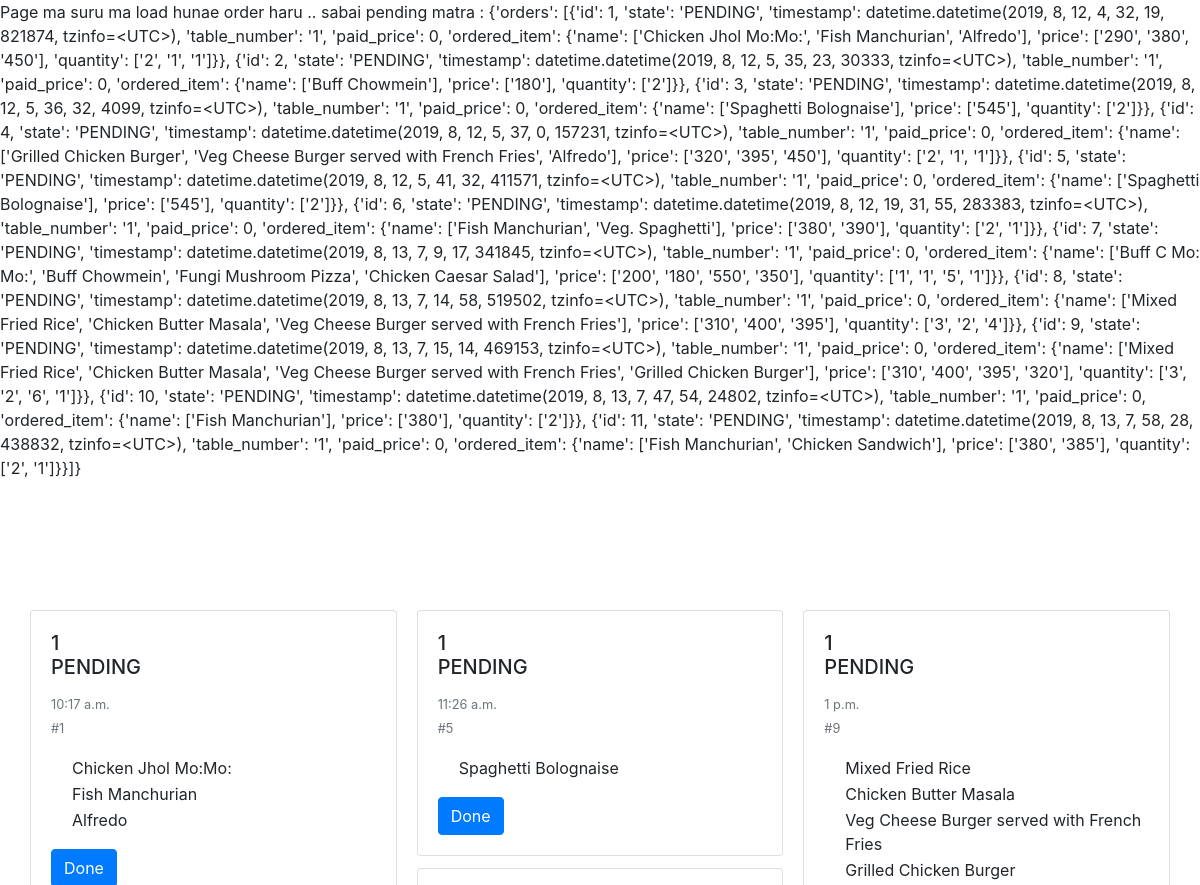
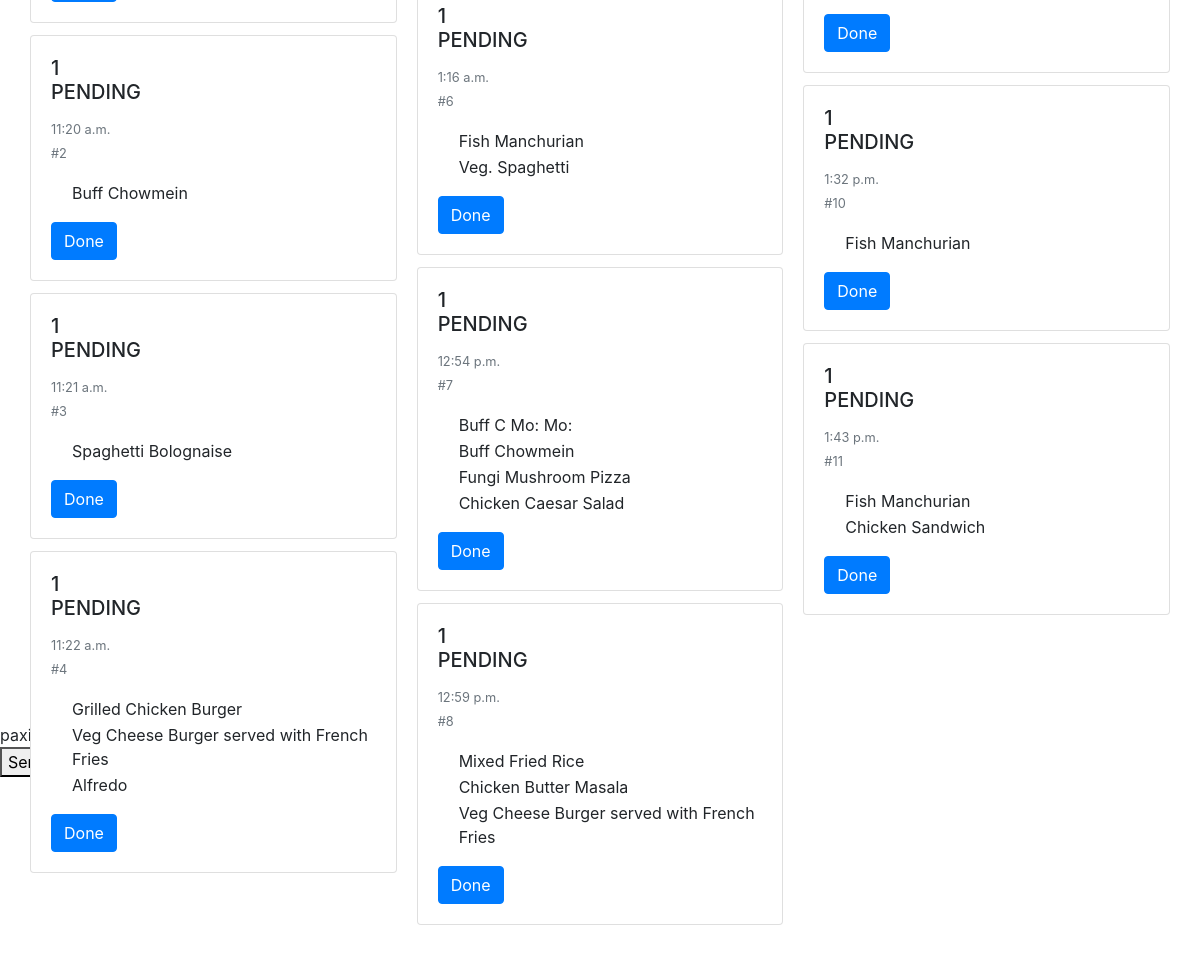
Page /reception/ on the earlier database version (2 pictures, top to bottom).
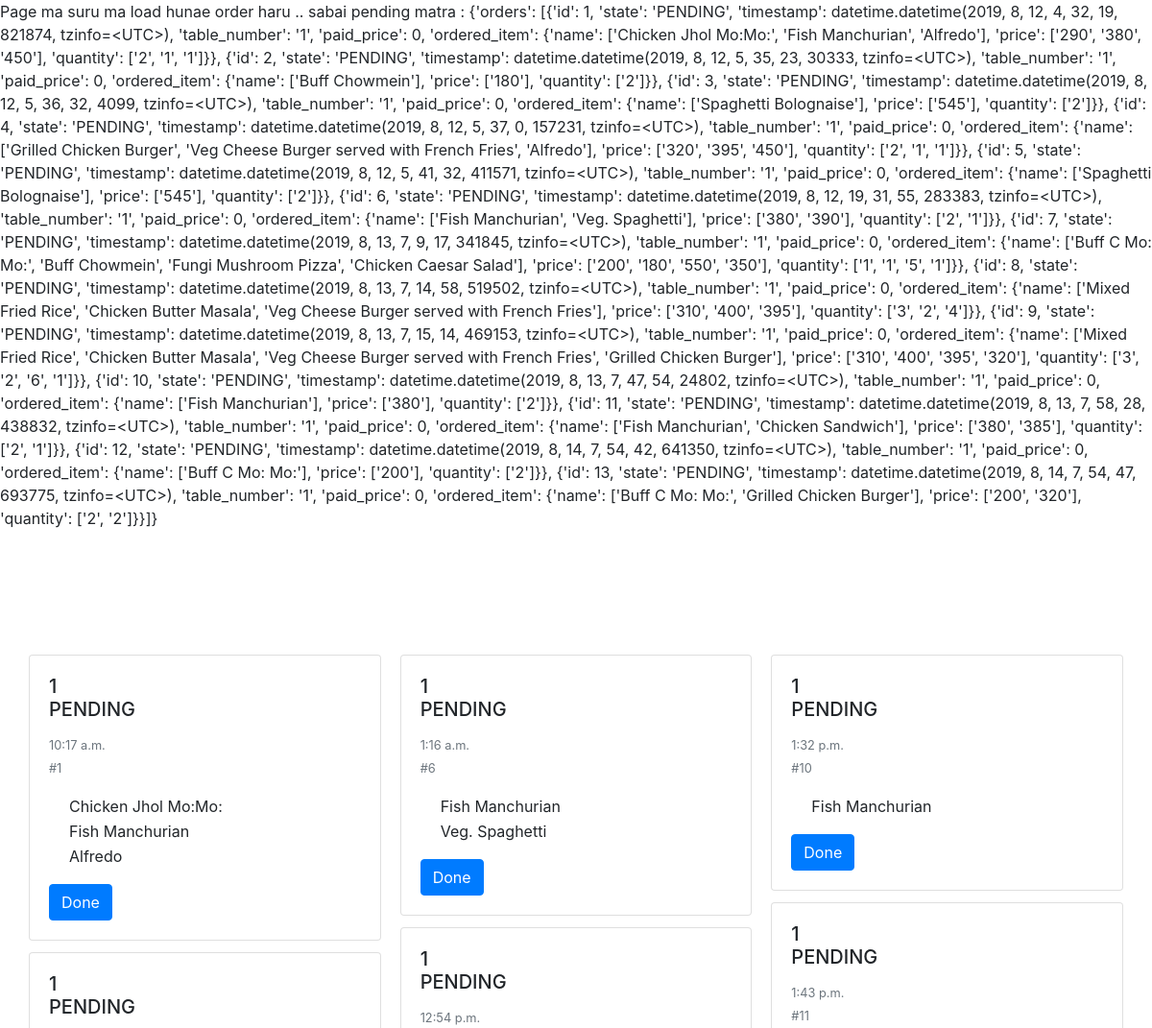
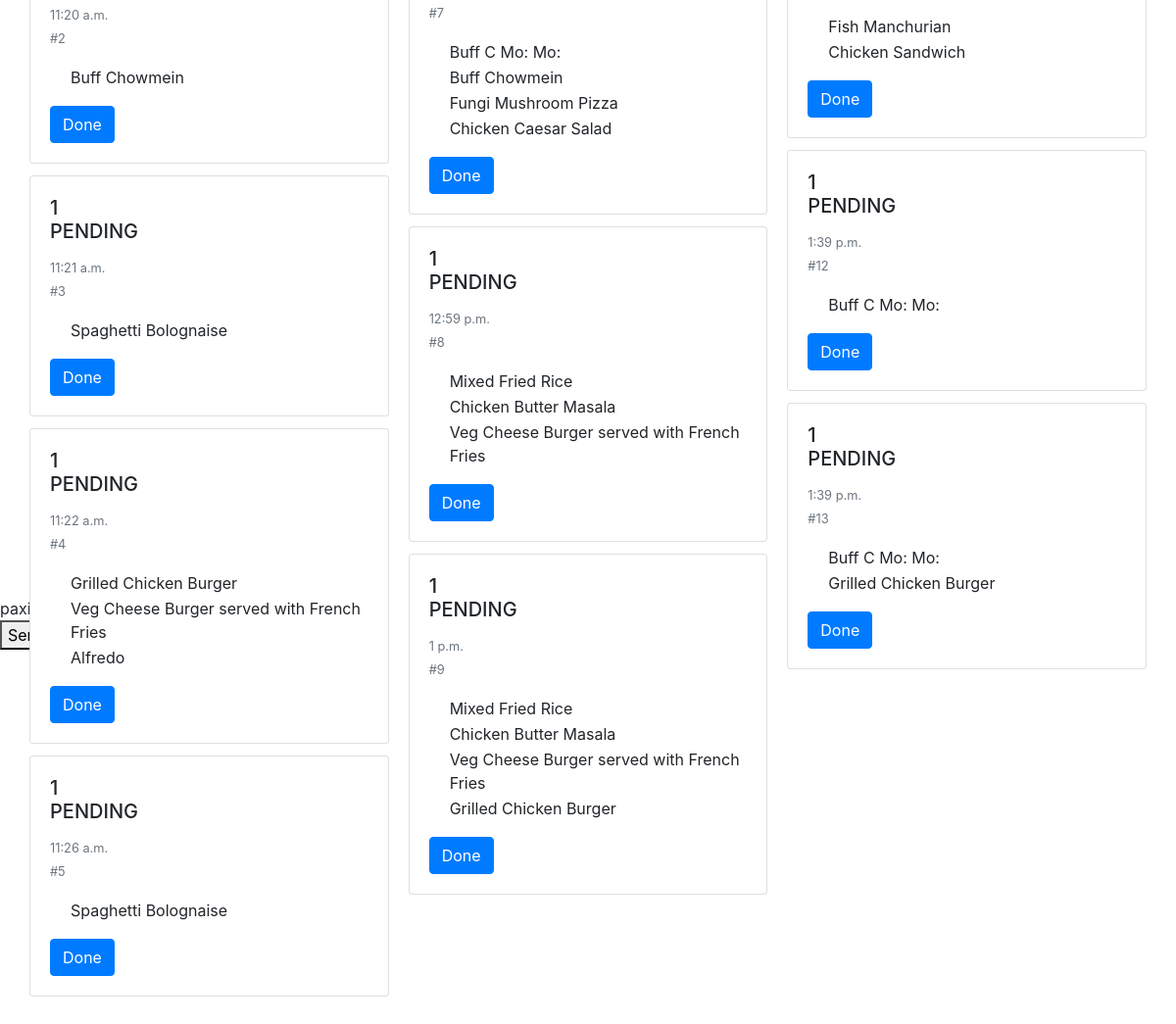
Same page on the later database version (2 pictures, top to bottom).
### ApiModule/models.py (models this page shows, shortened)
class Order(models.Model):
    STATES = (
        ('PAID', "Paid"),
        ('PENDING', "Pending"),
        ('CANCELED', "Canceled"),
        ('REFUND',"REFUND")
    )
    state = models.CharField(max_length=8, choices=STATES, default='PENDING')
    timestamp = models.DateTimeField(default=timezone.now)
    table_number = models.ForeignKey(Table, on_delete = models.SET_NULL, null = True)
    paid_price = models.PositiveIntegerField(default = 0)

class FoodItem(models.Model):
    name = models.CharField(max_length = 200)
    food_type = models.ForeignKey(FoodType, on_delete = models.CASCADE,null = True)
    price = models.PositiveIntegerField(default = 100)
    is_active = models.BooleanField(default= True)

### ReceptionModule/views.py (the view)
# urls.py: path('reception/', include('ReceptionModule.urls')),
def reception(request):
    response_json = {'orders':[]}
    orders = Order.objects.filter(state="PENDING").order_by('timestamp')[:20]
    for order in orders:
        json_order = {'id':order.id,'state':str(order.state), 'timestamp': order.timestamp, 'table_number':str(order.table_number),'paid_price':int(order.paid_price), 'ordered_item':{'name':[], 'price':[], 'quantity':[]}}
        ordered_items = OrderedItem.objects.filter(order = order)
        for ordered_item in ordered_items:
            json_order['ordered_item']['name'].append(str(ordered_item.food_item.name))
            json_order['ordered_item']['price'].append(str(ordered_item.food_item.price))
            json_order['ordered_item']['quantity'].append(str(ordered_item.quantity))
        response_json['orders'].append(json_order)
    print(response_json)
    return render(request, 'ReceptionModule/reception.html', {'data':response_json})

### ApiModule/models.py (called while the page is built)
    def __str__(self):
        return str(self.table_number)

### ReceptionModule/templates/ReceptionModule/reception.html (shortened to what this page needs)
{% extends 'MenuModule/base.html' %} {% block content %}
<body>
Page ma suru ma load hunae order haru .. sabai pending matra :
{{ data }}
<div class="container" style="height: 1080px; padding: 50px 0px 0px 0px;">
    <div class="card-columns" style="padding-top:80px; padding-bottom:80px;">
    {% for orders in data.orders %}
      <div class="card">
        <div class="card-body">
         <h5 class="card-title">{{ orders.table_number }}<br>{{ orders.state }}</h5>
         <p class="card-text"><small class="text-muted" >{{ orders.timestamp | time }} <br> #{{ orders.id }}</small></p>
         <ol style="padding-left:20px">
            {% for name in orders.ordered_item.name %}
            <table>
                <tr>
                    <td>{{ name }}</td>
                    <td>{{ quantity }}</td>
                </tr>
            </table>
            {% endfor %}
        </ol>
            <button type="button" class="btn btn-primary" onclick="done({{ order.id }})" data-target="#exampleModal">
                Done
            </button>
        </div>
      </div>
      {% endfor %}
      </div>
    </div>
<br>
<br>
paxi live update ma aako order
    <button onclick="send_data()">Send</button>
</body>
{% endblock %}

### MenuModule/templates/MenuModule/base.html (shortened to what this page needs)
{% load static %}
<!doctype html>
<!DOCTYPE html>
<html lang="en">
<head>
  <link href="{% static 'vendor/bootstrap/css/bootstrap.min.css' %}" rel="stylesheet">
  <link rel="stylesheet" href="https://stackpath.bootstrapcdn.com/bootstrap/4.3.1/css/bootstrap.min.css">
</head>
{% block content %}
{% endblock %}
  <footer id="about" class="bg-black small text-center text-white-50">
      <div class="container">
        Copyright &copy;  <strong>MetaData Tech</strong>
    </footer>
</body>
</html>

Differences in the rows shown:
added Order: state "PENDING", timestamp "1:39 p.m."
added Order: state "PENDING", timestamp "1:39 p.m."
Other differences:
{{ data }}: "…['380', '385'], 'quantity': ['2', '1']}}]}" → "…['380', '385'], 'quantity': ['2', '1']}}, {'id': 12, 'state': 'PENDING', 'timestamp': datetime.datetime(2019, 8, 14, 7, 54, 42, 641350, tzinfo=<UTC>), 'table_number': '1', 'paid_price': 0, 'ordered_item': {'name': ['Buff C Mo: Mo:'], 'price': ['200'], 'quantity': ['2']}}, {'id': 13, 'state': 'PENDING', 'timestamp': datetime.datetime(2019, 8, 14, 7, 54, 47, 693775, tzinfo=<UTC>), 'table_number': '1', 'paid_price': 0, 'ordered_item': {'name': ['Buff C Mo: Mo:', 'Grilled Chicken Burger'], 'price': ['200', '320'], 'quantity': ['2', '2']}}]}"
new list line: "1 # 12 Done"
new list line: "Buff C Mo: Mo:"
new list line: "1 # 13 Done"
new list line: "Grilled Chicken Burger"
